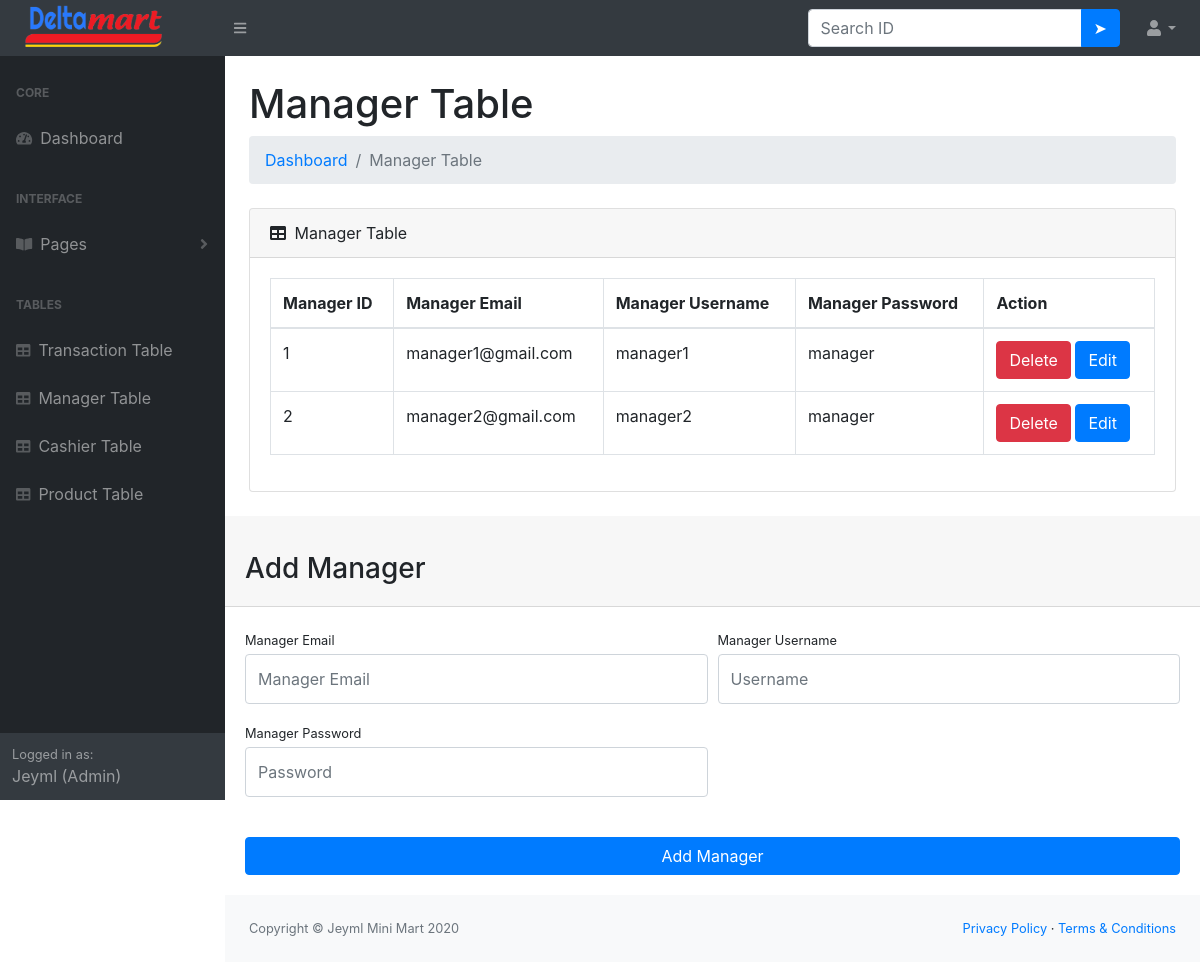
Page /admin/managerTable.php (signed in) on the committed database.
### tables this page shows
CREATE TABLE `managertable` (
  `managerID` int(11) NOT NULL,
  `managerEmail` varchar(50) NOT NULL,
  `managerUsername` varchar(50) NOT NULL,
  `managerPassword` varchar(50) NOT NULL
);

### admin/managerTable.php (the view, shortened to what this page needs)
<?php
    require_once("dbconnection.php");
    $statement = $connect->prepare('SELECT * FROM managertable');
    $statement->execute();
?>
<!DOCTYPE html>
<html lang="en">
    <head>
        <link href="css/styles.css" rel="stylesheet" />
        <link href="https://cdn.datatables.net/1.10.20/css/dataTables.bootstrap4.min.css" rel="stylesheet" />
    </head>
    <body class="sb-nav-fixed">
        <nav class="sb-topnav navbar navbar-expand navbar-dark bg-dark">
            <a class="navbar-brand" href="dashboard.php"><img src="../img/logo.png" height="50px" width="155px"></a>
            <button class="btn btn-link btn-sm order-1 order-lg-0" id="sidebarToggle" href="#"><i class="fas fa-bars"></i></button>
             <form class="d-none d-md-inline-block form-inline ml-auto mr-0 mr-md-3 my-2 my-md-0" method="post" action="managerSearch.php">
                <div class="input-group">
                    <input class="form-control" type="text" placeholder="Search ID" name="managerID" aria-label="Search" aria-describedby="basic-addon2" />
                    <div class="input-group-append">
                        <input class="btn btn-primary" type="submit" name="search" value="➤"></input>
                    </div>
                </div>
            </form>
            <ul class="navbar-nav ml-auto ml-md-0">
                <li class="nav-item dropdown">
                    <a class="nav-link dropdown-toggle" id="userDropdown" href="#" role="button" data-toggle="dropdown" aria-haspopup="true" aria-expanded="false"><i class="fas fa-user fa-fw"></i></a>
                </li>
            </ul>
        </nav>
        <div id="layoutSidenav">
            <div id="layoutSidenav_nav">
                <nav class="sb-sidenav accordion sb-sidenav-dark" id="sidenavAccordion">
                    <div class="sb-sidenav-menu">
                        <div class="nav">
                            <div class="sb-sidenav-menu-heading">Core</div>
                            <a class="nav-link" href="dashboard.php">
                                <div class="sb-nav-link-icon"><i class="fas fa-tachometer-alt"></i></div>
                                Dashboard
                            </a>
                            <div class="sb-sidenav-menu-heading">Interface</div>
                            <a class="nav-link collapsed" href="#" data-toggle="collapse" data-target="#collapsePages" aria-expanded="false" aria-controls="collapsePages">
                                <div class="sb-nav-link-icon"><i class="fas fa-book-open"></i></div>
                                Pages
                                <div class="sb-sidenav-collapse-arrow"><i class="fas fa-angle-down"></i></div>
                            </a>
                            <div class="sb-sidenav-menu-heading">Tables</div>
                            <a class="nav-link" href="transactionTable.php">
                                <div class="sb-nav-link-icon"><i class="fas fa-table"></i></div>
                                Transaction Table
                            </a>
                            <a class="nav-link" href="#">
                                <div class="sb-nav-link-icon"><i class="fas fa-table"></i></div>
                                Manager Table
                            </a>
                            <a class="nav-link" href="cashierTable.php">
                                <div class="sb-nav-link-icon"><i class="fas fa-table"></i></div>
                                Cashier Table
                            </a>
                            <a class="nav-link" href="productTable.php">
                                <div class="sb-nav-link-icon"><i class="fas fa-table"></i></div>
                                Product Table
                            </a>
                        </div>
                    </div>
                    <div class="sb-sidenav-footer">
                        <div class="small">Logged in as:</div>
                        <?php echo $_SESSION["username"]; ?> (Admin)
                    </div>
                </nav>
            </div>
            <div id="layoutSidenav_content">
                <main>
                    <div class="container-fluid">
                        <h1 class="mt-4">Manager Table</h1>
                        <ol class="breadcrumb mb-4">
                            <li class="breadcrumb-item"><a href="dashboard.php">Dashboard</a></li>
                            <li class="breadcrumb-item active">Manager Table</li>
                        </ol>
                        <div class="card mb-4">
                            <div class="card-header">
                                <i class="fas fa-table mr-1"></i>
                                Manager Table
                            </div>
                            <div class="card-body">
                                <div class="table-responsive">
                                    <table class="table table-bordered" id="dataTable" width="100%" cellspacing="0">
                                        <thead>
                                            <tr>
                                                <th>Manager ID</th>
                                                <th>Manager Email</th>
                                                <th>Manager Username</th>
                                                <th>Manager Password</th>
                                                <th>Action</th>
                                            </tr>
                                        </thead>
                                        <tbody>
                                            <?php while ($managertable=$statement->fetch(PDO::FETCH_OBJ)){?>
                                            <tr>
                                                <td><?php echo $managertable->managerID; ?></td>
                                                <td><?php echo $managertable->managerEmail; ?></td>
                                                <td><?php echo $managertable->managerUsername; ?></td>
                                                <td><?php echo $managertable->managerPassword; ?></td>
                                                <td>
                                                    <a onclick="return confirm('Are you sure you want to delete this ID?')" class="btn btn-danger" href="managerDelete.php?managerID=<?php echo $managertable->managerID ?>">Delete</a>
                                                    <a class="btn btn-primary" href="managerEdit.php?managerID=<?php echo $managertable->managerID ?>">Edit</a>
                                                </td>
                                            </tr>
                                            <?php }?>
                                        </tbody>
                                    </table>
                                </div>
                            </div>
                        </div>
                    </div>
                    <div class="card-header"><h3 class="mt-4">Add Manager</h3></div>
                    <div class="card-body">
                        <form  name="transaction_form" method="post" autocomplete="off" enctype="multipart/form-data">
                            <div class="form-row">
                                <div class="col-md-6">
                                    <div class="form-group">
                                        <label class="small mb-1" for="managerEmail">Manager Email</label>
                                        <input class="form-control py-4" type="email" name="managerEmail" placeholder="Manager Email" required/>
                                    </div>
                                </div>
                                <div class="col-md-6">
                                    <div class="form-group">
                                        <label class="small mb-1" for="managerUsername">Manager Username</label>
                                        <input class="form-control py-4" type="text" name="managerUsername" placeholder="Username" required/>
                                    </div>
                                </div>
                                <div class="col-md-6">
                                    <div class="form-group">
                                        <label class="small mb-1" for="managerPassword">Manager Password</label>
                                        <input class="form-control py-4" type="text" name="managerPassword" placeholder="Password" required/>
                                    </div>
                                </div>
                            </div>
                            <div class="form-group mt-4 mb-0">
                                <input type="submit" name="addmanager" class="btn btn-primary btn-block" value="Add Manager"/>
                            </div>
                        </form>
                    </div>
                </main>
                <footer class="py-4 bg-light mt-auto">
                    <div class="container-fluid">
                        <div class="d-flex align-items-center justify-content-between small">
                            <div class="text-muted">Copyright &copy; Jeyml Mini Mart 2020</div>
                            <div>
                                <a href="#">Privacy Policy</a>
                                &middot;
                                <a href="#">Terms &amp; Conditions</a>
                            </div>
                        </div>
                    </div>
                </footer>
            </div>
        </div>
    </body>
</html>

### rows in the picture
managertable: managerID "1", managerEmail "manager1@gmail.com", managerUsername "manager1", managerPassword "manager"
managertable: managerID "2", managerEmail "manager2@gmail.com", managerUsername "manager2", managerPassword "manager"

### other values in the picture
$_SESSION["username"] "Jeyml"
